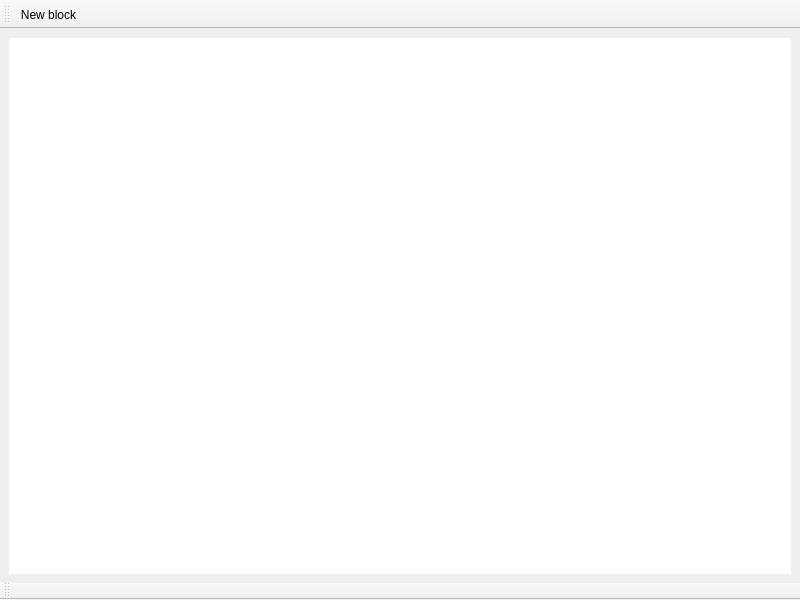
<?xml version="1.0" encoding="UTF-8"?>
<ui version="4.0">
 <class>FBPEditor</class>
 <widget class="QMainWindow" name="FBPEditor">
  <property name="geometry">
   <rect>
    <x>0</x>
    <y>0</y>
    <width>800</width>
    <height>600</height>
   </rect>
  </property>
  <property name="windowTitle">
   <string>FBPEditor</string>
  </property>
  <widget class="QWidget" name="centralwidget">
   <layout class="QGridLayout" name="gridLayout">
    <item row="0" column="0">
     <widget class="QGraphicsView" name="graphicsView">
      <property name="frameShape">
       <enum>QFrame::NoFrame</enum>
      </property>
     </widget>
    </item>
   </layout>
  </widget>
  <widget class="QMenuBar" name="menubar">
   <property name="geometry">
    <rect>
     <x>0</x>
     <y>0</y>
     <width>800</width>
     <height>21</height>
    </rect>
   </property>
  </widget>
  <widget class="QToolBar" name="topToolBar">
   <property name="windowTitle">
    <string>toolBar</string>
   </property>
   <attribute name="toolBarArea">
    <enum>TopToolBarArea</enum>
   </attribute>
   <attribute name="toolBarBreak">
    <bool>false</bool>
   </attribute>
   <addaction name="actionNewBlock"/>
  </widget>
  <widget class="QToolBar" name="bottomToolBar">
   <property name="windowTitle">
    <string>toolBar</string>
   </property>
   <attribute name="toolBarArea">
    <enum>BottomToolBarArea</enum>
   </attribute>
   <attribute name="toolBarBreak">
    <bool>false</bool>
   </attribute>
  </widget>
  <action name="actionNewBlock">
   <property name="text">
    <string>New block</string>
   </property>
  </action>
 </widget>
 <resources/>
 <connections/>
</ui>
